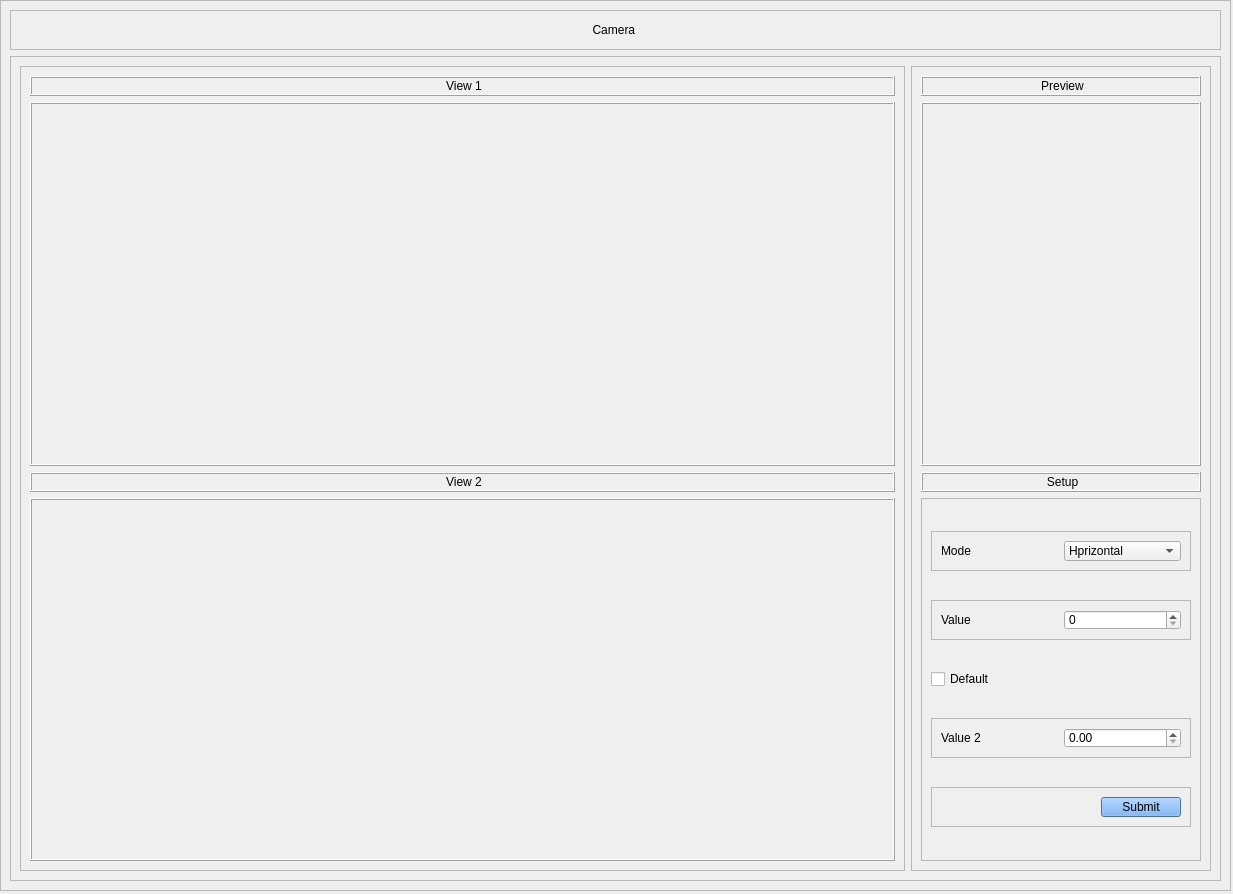
<?xml version="1.0" encoding="UTF-8"?>
<ui version="4.0">
 <class>Form</class>
 <widget class="QWidget" name="Form">
  <property name="geometry">
   <rect>
    <x>0</x>
    <y>0</y>
    <width>1233</width>
    <height>894</height>
   </rect>
  </property>
  <property name="windowTitle">
   <string>Form</string>
  </property>
  <widget class="QFrame" name="frame_5">
   <property name="geometry">
    <rect>
     <x>0</x>
     <y>0</y>
     <width>1231</width>
     <height>891</height>
    </rect>
   </property>
   <property name="frameShape">
    <enum>QFrame::StyledPanel</enum>
   </property>
   <property name="frameShadow">
    <enum>QFrame::Raised</enum>
   </property>
   <layout class="QVBoxLayout" name="verticalLayout_8">
    <item>
     <widget class="QFrame" name="frame">
      <property name="maximumSize">
       <size>
        <width>16777215</width>
        <height>40</height>
       </size>
      </property>
      <property name="frameShape">
       <enum>QFrame::StyledPanel</enum>
      </property>
      <property name="frameShadow">
       <enum>QFrame::Raised</enum>
      </property>
      <layout class="QVBoxLayout" name="verticalLayout">
       <item>
        <widget class="QLabel" name="label">
         <property name="maximumSize">
          <size>
           <width>16777215</width>
           <height>40</height>
          </size>
         </property>
         <property name="text">
          <string>&lt;html&gt;&lt;head/&gt;&lt;body&gt;&lt;p align=&quot;center&quot;&gt;Camera &lt;/p&gt;&lt;/body&gt;&lt;/html&gt;</string>
         </property>
        </widget>
       </item>
      </layout>
     </widget>
    </item>
    <item>
     <widget class="QFrame" name="frame_4">
      <property name="minimumSize">
       <size>
        <width>900</width>
        <height>0</height>
       </size>
      </property>
      <property name="frameShape">
       <enum>QFrame::StyledPanel</enum>
      </property>
      <property name="frameShadow">
       <enum>QFrame::Raised</enum>
      </property>
      <layout class="QHBoxLayout" name="horizontalLayout">
       <item>
        <widget class="QFrame" name="frame_2">
         <property name="frameShape">
          <enum>QFrame::StyledPanel</enum>
         </property>
         <property name="frameShadow">
          <enum>QFrame::Raised</enum>
         </property>
         <layout class="QVBoxLayout" name="verticalLayout_2">
          <item>
           <widget class="QLabel" name="label_2">
            <property name="maximumSize">
             <size>
              <width>16777215</width>
              <height>20</height>
             </size>
            </property>
            <property name="frameShape">
             <enum>QFrame::Box</enum>
            </property>
            <property name="frameShadow">
             <enum>QFrame::Raised</enum>
            </property>
            <property name="text">
             <string>&lt;html&gt;&lt;head/&gt;&lt;body&gt;&lt;p align=&quot;center&quot;&gt;View 1&lt;/p&gt;&lt;/body&gt;&lt;/html&gt;</string>
            </property>
           </widget>
          </item>
          <item>
           <widget class="QLabel" name="label_3">
            <property name="frameShape">
             <enum>QFrame::Box</enum>
            </property>
            <property name="frameShadow">
             <enum>QFrame::Raised</enum>
            </property>
            <property name="text">
             <string/>
            </property>
           </widget>
          </item>
          <item>
           <widget class="QLabel" name="label_4">
            <property name="maximumSize">
             <size>
              <width>16777215</width>
              <height>20</height>
             </size>
            </property>
            <property name="frameShape">
             <enum>QFrame::Box</enum>
            </property>
            <property name="frameShadow">
             <enum>QFrame::Raised</enum>
            </property>
            <property name="text">
             <string>&lt;html&gt;&lt;head/&gt;&lt;body&gt;&lt;p align=&quot;center&quot;&gt;View 2&lt;/p&gt;&lt;/body&gt;&lt;/html&gt;</string>
            </property>
           </widget>
          </item>
          <item>
           <widget class="QLabel" name="label_5">
            <property name="frameShape">
             <enum>QFrame::Box</enum>
            </property>
            <property name="frameShadow">
             <enum>QFrame::Raised</enum>
            </property>
            <property name="text">
             <string/>
            </property>
           </widget>
          </item>
         </layout>
        </widget>
       </item>
       <item>
        <widget class="QFrame" name="frame_3">
         <property name="maximumSize">
          <size>
           <width>300</width>
           <height>16777215</height>
          </size>
         </property>
         <property name="frameShape">
          <enum>QFrame::StyledPanel</enum>
         </property>
         <property name="frameShadow">
          <enum>QFrame::Raised</enum>
         </property>
         <layout class="QVBoxLayout" name="verticalLayout_4">
          <item>
           <widget class="QLabel" name="label_6">
            <property name="maximumSize">
             <size>
              <width>16777215</width>
              <height>20</height>
             </size>
            </property>
            <property name="frameShape">
             <enum>QFrame::Box</enum>
            </property>
            <property name="frameShadow">
             <enum>QFrame::Raised</enum>
            </property>
            <property name="text">
             <string>&lt;html&gt;&lt;head/&gt;&lt;body&gt;&lt;p align=&quot;center&quot;&gt;Preview&lt;/p&gt;&lt;/body&gt;&lt;/html&gt;</string>
            </property>
           </widget>
          </item>
          <item>
           <widget class="QLabel" name="label_10">
            <property name="frameShape">
             <enum>QFrame::Box</enum>
            </property>
            <property name="frameShadow">
             <enum>QFrame::Raised</enum>
            </property>
            <property name="text">
             <string/>
            </property>
           </widget>
          </item>
          <item>
           <widget class="QLabel" name="label_11">
            <property name="maximumSize">
             <size>
              <width>16777215</width>
              <height>20</height>
             </size>
            </property>
            <property name="frameShape">
             <enum>QFrame::Box</enum>
            </property>
            <property name="frameShadow">
             <enum>QFrame::Raised</enum>
            </property>
            <property name="text">
             <string>&lt;html&gt;&lt;head/&gt;&lt;body&gt;&lt;p align=&quot;center&quot;&gt;Setup&lt;/p&gt;&lt;/body&gt;&lt;/html&gt;</string>
            </property>
           </widget>
          </item>
          <item>
           <widget class="QFrame" name="frame_8">
            <property name="frameShape">
             <enum>QFrame::StyledPanel</enum>
            </property>
            <property name="frameShadow">
             <enum>QFrame::Raised</enum>
            </property>
            <layout class="QVBoxLayout" name="verticalLayout_3">
             <item>
              <widget class="QFrame" name="frame_12">
               <property name="maximumSize">
                <size>
                 <width>16777215</width>
                 <height>40</height>
                </size>
               </property>
               <property name="frameShape">
                <enum>QFrame::StyledPanel</enum>
               </property>
               <property name="frameShadow">
                <enum>QFrame::Raised</enum>
               </property>
               <layout class="QHBoxLayout" name="horizontalLayout_6">
                <item>
                 <widget class="QLabel" name="label_16">
                  <property name="text">
                   <string>Mode</string>
                  </property>
                 </widget>
                </item>
                <item>
                 <widget class="QComboBox" name="comboBox_2">
                  <property name="whatsThis">
                   <string>&lt;html&gt;&lt;head/&gt;&lt;body&gt;&lt;p&gt;Horizontal&lt;/p&gt;&lt;/body&gt;&lt;/html&gt;</string>
                  </property>
                  <item>
                   <property name="text">
                    <string>Hprizontal</string>
                   </property>
                  </item>
                 </widget>
                </item>
               </layout>
              </widget>
             </item>
             <item>
              <widget class="QFrame" name="frame_10">
               <property name="maximumSize">
                <size>
                 <width>16777215</width>
                 <height>40</height>
                </size>
               </property>
               <property name="frameShape">
                <enum>QFrame::StyledPanel</enum>
               </property>
               <property name="frameShadow">
                <enum>QFrame::Raised</enum>
               </property>
               <layout class="QHBoxLayout" name="horizontalLayout_4">
                <item>
                 <widget class="QLabel" name="label_14">
                  <property name="text">
                   <string>Value</string>
                  </property>
                 </widget>
                </item>
                <item>
                 <widget class="QSpinBox" name="spinBox_2"/>
                </item>
               </layout>
              </widget>
             </item>
             <item>
              <widget class="QCheckBox" name="checkBox">
               <property name="text">
                <string>Default</string>
               </property>
              </widget>
             </item>
             <item>
              <widget class="QFrame" name="frame_11">
               <property name="maximumSize">
                <size>
                 <width>16777215</width>
                 <height>40</height>
                </size>
               </property>
               <property name="frameShape">
                <enum>QFrame::StyledPanel</enum>
               </property>
               <property name="frameShadow">
                <enum>QFrame::Raised</enum>
               </property>
               <layout class="QHBoxLayout" name="horizontalLayout_5">
                <item>
                 <widget class="QLabel" name="label_15">
                  <property name="text">
                   <string>Value 2</string>
                  </property>
                 </widget>
                </item>
                <item>
                 <widget class="QDoubleSpinBox" name="doubleSpinBox_2"/>
                </item>
               </layout>
              </widget>
             </item>
             <item>
              <widget class="QFrame" name="frame_9">
               <property name="maximumSize">
                <size>
                 <width>16777215</width>
                 <height>40</height>
                </size>
               </property>
               <property name="toolTip">
                <string>&lt;html&gt;&lt;head/&gt;&lt;body&gt;&lt;p align=&quot;right&quot;&gt;&lt;br/&gt;&lt;/p&gt;&lt;/body&gt;&lt;/html&gt;</string>
               </property>
               <property name="frameShape">
                <enum>QFrame::StyledPanel</enum>
               </property>
               <property name="frameShadow">
                <enum>QFrame::Raised</enum>
               </property>
               <layout class="QHBoxLayout" name="horizontalLayout_2">
                <item>
                 <spacer name="horizontalSpacer">
                  <property name="orientation">
                   <enum>Qt::Horizontal</enum>
                  </property>
                  <property name="sizeHint" stdset="0">
                   <size>
                    <width>142</width>
                    <height>17</height>
                   </size>
                  </property>
                 </spacer>
                </item>
                <item>
                 <widget class="QPushButton" name="pushButton_2">
                  <property name="styleSheet">
                   <string notr="true">background-color: rgb(98, 160, 234);</string>
                  </property>
                  <property name="text">
                   <string>Submit</string>
                  </property>
                 </widget>
                </item>
               </layout>
              </widget>
             </item>
            </layout>
           </widget>
          </item>
         </layout>
        </widget>
       </item>
      </layout>
     </widget>
    </item>
   </layout>
  </widget>
 </widget>
 <resources/>
 <connections/>
</ui>
